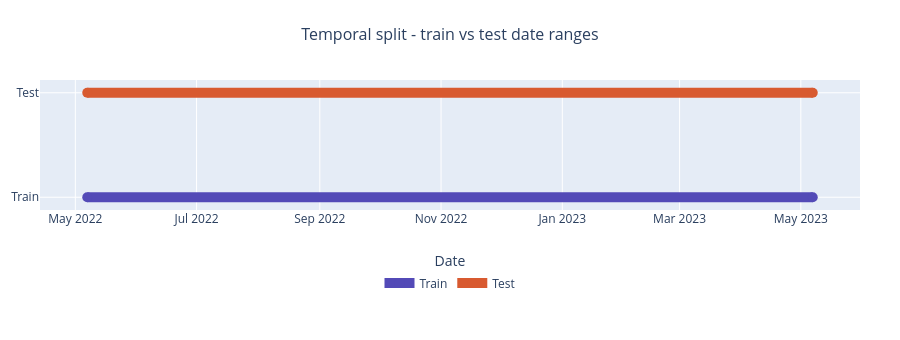

Notebook code for this chart:
### Code cell
# ============================================================
# Visualize Train/Test Date Ranges
# ============================================================

fig = go.Figure()

for name, start_date, end_date, color in [
    ("Train", train_min, train_max, LEGIT_COLOR),
    ("Test",  test_min,  test_max,  FRAUD_COLOR),
]:
    fig.add_trace(go.Scatter(
        x=[start_date, end_date],
        y=[name, name],
        mode="lines+markers",
        line=dict(color=color, width=10),
        marker=dict(size=10, color=color),
        hovertemplate=(
            f"{name}<br>"
            f"Start: {start_date.date()}<br>"
            f"End: {end_date.date()}"
            "<extra></extra>"
        ),
        name=name,
    ))

fig.update_layout(
    title=dict(
        text="Temporal split - train vs test date ranges",
        x=0.5,
        font_size=16
    ),
    height=340,
    margin=dict(t=80, b=130, l=40, r=40),
    xaxis=dict(
        title="Date",
        title_standoff=30
    ),
    showlegend=True,
    legend=dict(
        orientation="h",
        yanchor="top",
        y=-0.45,
        xanchor="center",
        x=0.5
    ),
)

fig.show()

### Figure 1 — Plotly figure (JSON) as saved in the notebook; plotly's stock layout.template omitted (floating-point values rounded to 4 significant figures)
{"data": [{"hovertemplate": "Train<br>Start: 2022-05-07<br>End: 2023-05-07<extra></extra>", "line": {"color": "#534AB7", "width": 10}, "marker": {"color": "#534AB7", "size": 10}, "mode": "lines+markers", "name": "Train", "type": "scatter", "x": ["2022-05-07T00:00:00", "2023-05-07T00:00:00"], "y": ["Train", "Train"]}, {"hovertemplate": "Test<br>Start: 2022-05-07<br>End: 2023-05-07<extra></extra>", "line": {"color": "#D85A30", "width": 10}, "marker": {"color": "#D85A30", "size": 10}, "mode": "lines+markers", "name": "Test", "type": "scatter", "x": ["2022-05-07T00:00:00", "2023-05-07T00:00:00"], "y": ["Test", "Test"]}], "layout": {"height": 340, "legend": {"orientation": "h", "x": 0.5, "xanchor": "center", "y": -0.45, "yanchor": "top"}, "margin": {"b": 130, "l": 40, "r": 40, "t": 80}, "showlegend": true, "title": {"font": {"size": 16}, "text": "Temporal split - train vs test date ranges", "x": 0.5}, "xaxis": {"title": {"standoff": 30, "text": "Date"}}}}
